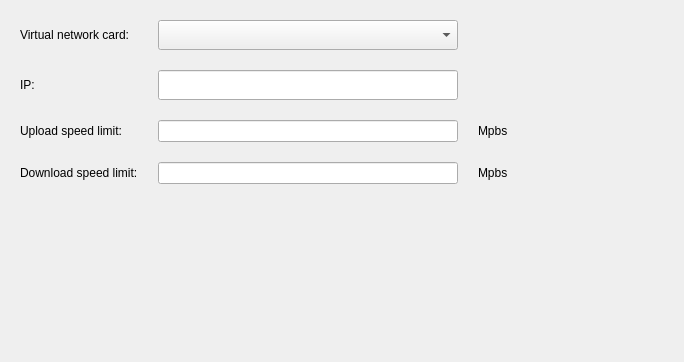
<?xml version="1.0" encoding="UTF-8"?>
<ui version="4.0">
 <class>NetworkConfTab</class>
 <widget class="QWidget" name="NetworkConfTab">
  <property name="geometry">
   <rect>
    <x>0</x>
    <y>0</y>
    <width>684</width>
    <height>362</height>
   </rect>
  </property>
  <property name="windowTitle">
   <string>Form</string>
  </property>
  <layout class="QVBoxLayout" name="verticalLayout">
   <property name="spacing">
    <number>0</number>
   </property>
   <property name="leftMargin">
    <number>20</number>
   </property>
   <property name="topMargin">
    <number>20</number>
   </property>
   <property name="rightMargin">
    <number>20</number>
   </property>
   <property name="bottomMargin">
    <number>0</number>
   </property>
   <item>
    <layout class="QGridLayout" name="gridLayout_4">
     <property name="spacing">
      <number>20</number>
     </property>
     <item row="1" column="2">
      <spacer name="horizontalSpacer_3">
       <property name="orientation">
        <enum>Qt::Orientation::Horizontal</enum>
       </property>
       <property name="sizeHint" stdset="0">
        <size>
         <width>40</width>
         <height>20</height>
        </size>
       </property>
      </spacer>
     </item>
     <item row="2" column="1">
      <widget class="QLineEdit" name="upload_speed_edit"/>
     </item>
     <item row="3" column="0">
      <widget class="QLabel" name="label">
       <property name="text">
        <string>Download speed limit:</string>
       </property>
      </widget>
     </item>
     <item row="0" column="0">
      <widget class="QLabel" name="label_4">
       <property name="text">
        <string>Virtual network card:</string>
       </property>
      </widget>
     </item>
     <item row="0" column="2">
      <spacer name="horizontalSpacer">
       <property name="orientation">
        <enum>Qt::Orientation::Horizontal</enum>
       </property>
       <property name="sizeHint" stdset="0">
        <size>
         <width>40</width>
         <height>20</height>
        </size>
       </property>
      </spacer>
     </item>
     <item row="1" column="1">
      <widget class="IpMaskLineEdit" name="lineEdit_ip">
       <property name="minimumSize">
        <size>
         <width>300</width>
         <height>30</height>
        </size>
       </property>
       <property name="maximumSize">
        <size>
         <width>300</width>
         <height>30</height>
        </size>
       </property>
      </widget>
     </item>
     <item row="3" column="1">
      <widget class="QLineEdit" name="download_speed_edit"/>
     </item>
     <item row="2" column="0">
      <widget class="QLabel" name="label_2">
       <property name="text">
        <string>Upload speed limit:</string>
       </property>
      </widget>
     </item>
     <item row="0" column="1">
      <widget class="QComboBox" name="cb_virt_networkcard">
       <property name="minimumSize">
        <size>
         <width>300</width>
         <height>30</height>
        </size>
       </property>
       <property name="maximumSize">
        <size>
         <width>300</width>
         <height>30</height>
        </size>
       </property>
      </widget>
     </item>
     <item row="1" column="0">
      <widget class="QLabel" name="label_7">
       <property name="text">
        <string>IP:</string>
       </property>
      </widget>
     </item>
     <item row="2" column="2">
      <widget class="QLabel" name="label_3">
       <property name="text">
        <string>Mpbs</string>
       </property>
      </widget>
     </item>
     <item row="3" column="2">
      <widget class="QLabel" name="label_5">
       <property name="text">
        <string>Mpbs</string>
       </property>
      </widget>
     </item>
    </layout>
   </item>
   <item>
    <spacer name="verticalSpacer_3">
     <property name="orientation">
      <enum>Qt::Orientation::Vertical</enum>
     </property>
     <property name="sizeHint" stdset="0">
      <size>
       <width>20</width>
       <height>101</height>
      </size>
     </property>
    </spacer>
   </item>
  </layout>
 </widget>
 <customwidgets>
  <customwidget>
   <class>IpMaskLineEdit</class>
   <extends>QLineEdit</extends>
   <header location="global">common/ip-mask-lineedit.h</header>
  </customwidget>
 </customwidgets>
 <resources/>
 <connections/>
</ui>
